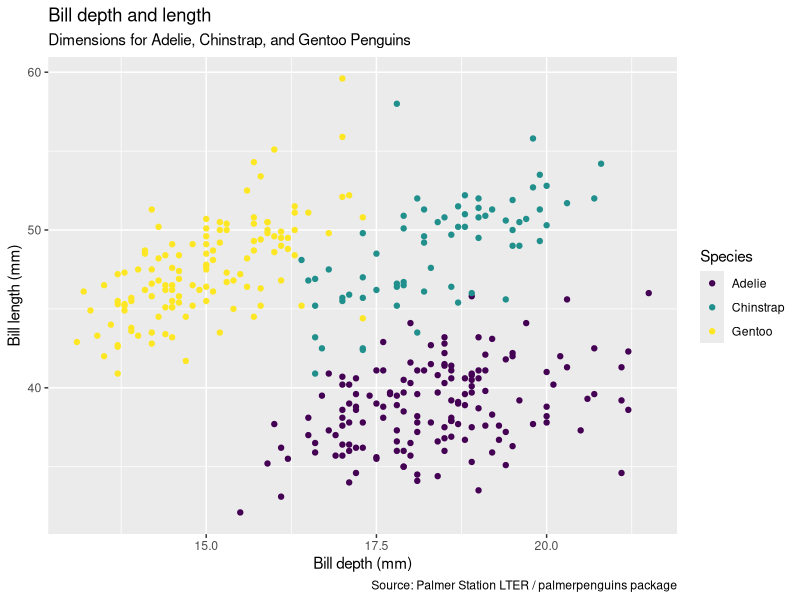

This figure's R source:
#### This is a script to make a visualization of the palmer penguins data ###
### Created by: Leah Barkai
### Created on: 2025-09-9

### Load libraries ########## 
install.packages("palmerpenguins")
library(palmerpenguins)
library(tidyverse)

### Load data #####
glimpse(penguins)

### Data Analysis Code - ggplot #####
ggplot(data=penguins, 
       mapping = aes(x = bill_depth_mm,
                     y = bill_length_mm,
                     color = species)) +
  geom_point()+
  labs(title = "Bill depth and length",
       subtitle = "Dimensions for Adelie, Chinstrap, and Gentoo Penguins",
       x = "Bill depth (mm)", y = "Bill length (mm)",
       color = "Species",
       caption = "Source: Palmer Station LTER / palmerpenguins package")+
  scale_color_viridis_d()